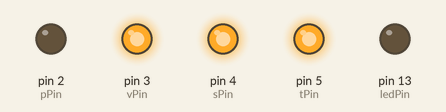
A sketch run on a simulated Arduino Uno, built with avr-gcc and run on an emulated ATmega328P. Parts: output pins drawn as LEDs (lit = HIGH). What the sketch prints to the serial monitor is not drawn.

Above: at 0.15 s.
Timing chart, 0 to 40.0 s (numbered marks = the images above):
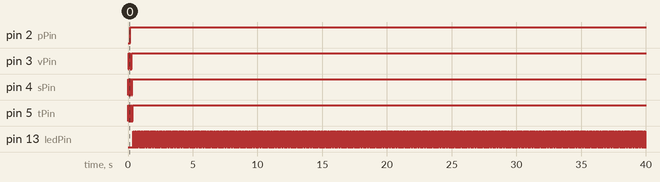

Measured:
- by itself, pin 2 (pPin): LOW → HIGH at 0.17 s
- by itself, pin 3 (vPin): LOW → HIGH at 0.05 s, → LOW 0.12 s later, → HIGH 0.12 s later
- by itself, pin 4 (sPin): alternates HIGH for 0.06 s and LOW for 0.06 s, 7 changes in all, then stays HIGH
- by itself, pin 5 (tPin): alternates HIGH for 0.03 s and LOW for 0.03 s, 13 changes in all, then stays HIGH
- by itself, pin 13 (ledPin): alternates HIGH for 0.05 s and LOW for 0.05 s

The sketch:

auto-tester_arduino.ino
```cpp
/****************************************
Please connect input P to digital pin 2, V to 3, S to 4, T to 5 and the output to 0.
It will run through each of the 16 logic combos and light up the
on-board led if the breadboard led should be on. This evaluates PT + VST + PU + PS
****************************************/

#define ledPin 13
#define pPin 2
#define vPin 3
#define sPin 4
#define tPin 5
#define inPin 0
int delay_time = 5;
boolean on = false;
int errors = 0;

void setup() {
Serial.begin(9600);
pinMode(ledPin, OUTPUT);
pinMode(pPin, OUTPUT);
pinMode(vPin, OUTPUT);
pinMode(sPin, OUTPUT);
pinMode(tPin, OUTPUT);
}

void loop() {

  for(int i = 0; i < 16; i++){
      int t = bitRead(i, 0);
      int s = bitRead(i, 1);
      int v = bitRead(i, 2);
      int p = bitRead(i, 3);
      if(p == v)
        on = true;
      else if(p == s)
        on = true;
      else if(p == t)
        on = true;
      else if(s == t && s == v)
        on = true;
      else
        on = false;
      digitalWrite(pPin, p);
      digitalWrite(vPin, v);
      digitalWrite(sPin, s);
      digitalWrite(tPin, t);
      delay(delay_time);

      boolean boolin = digitalRead(inPin);
      Serial.println("Expected: " + String(on) + " and Receved: " + String(boolin));
      if(boolin != on)
        errors++;
    }

  if(errors != 0)
    fail();
  else
    pass();
}
void fail() {
  while(true) {
    digitalWrite(13, HIGH);
    delay(50);
    digitalWrite(13, LOW);
    delay(50);
  }
}
void pass() {
  while(true) {
    digitalWrite(13, HIGH);
    delay(1000);
  }
}
```
